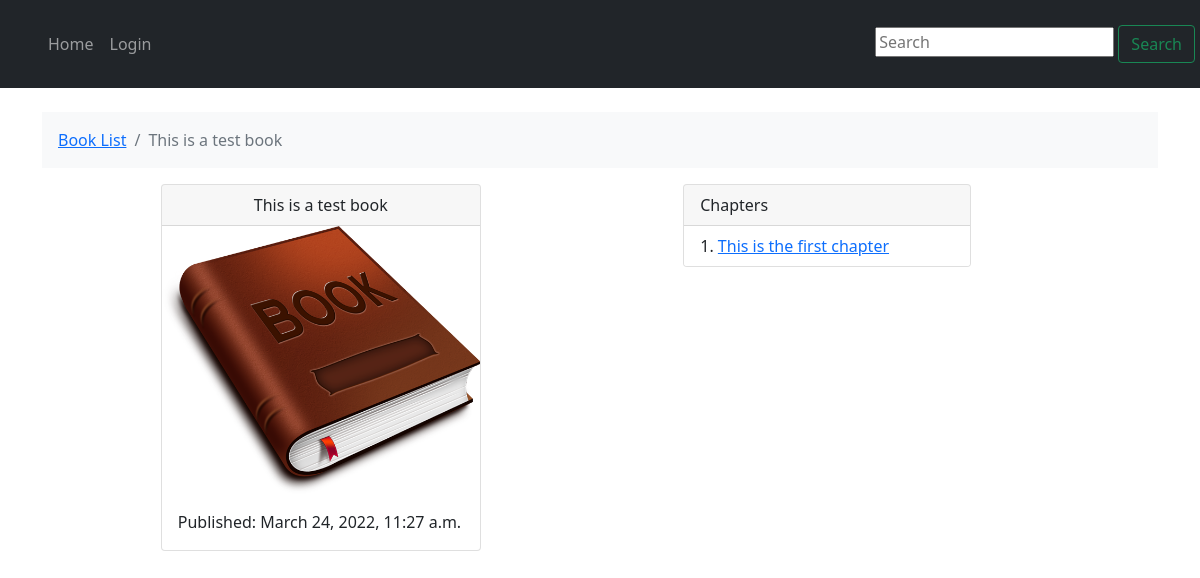
Page /test-book/ on the committed database.
### books/models.py (models this page shows, shortened)
class Book(models.Model):
    authors = models.ManyToManyField(Author)
    title = models.CharField(max_length=100)
    publication_date = models.DateTimeField()
    isbn = models.CharField(max_length=16)
    slug = models.SlugField()
    cover = models.ImageField()
    price = models.FloatField()

class Chapter(models.Model):
    book = models.ForeignKey(Book, on_delete=models.CASCADE)
    chapter_number = models.IntegerField()
    title = models.CharField(max_length=100)
    def get_absolute_url(self):
        return reverse("books:chapter-detail", kwargs={
            "book_slug": self.book.slug,
            'chapter_number': self.chapter_number
        })

### books/views.py (the view)
# urls.py: path('<slug:slug>/', book_detail, name='book-detail'),
def book_detail(request, slug):
    book = get_object_or_404(Book, slug=slug)
    context = {
        'book': book
    }
    return render(request, 'book_detail.html', context)

### templates/book_detail.html
{% extends 'base.html' %}
{% block breadcrumb %}
    <li class="breadcrumb-item" aria-current="page"><a href="{% url 'books:book-list' %}">Book List</a></li>
    <li class="breadcrumb-item active" aria-current="page">{{ book.title }}</li>
{% endblock breadcrumb %}
{% block content %}
    <div class='row'>
        <main class='col-md-3 mx-auto'>
            <div class="card" style="width: 20rem;">
                <div class="card-header text-center">{{ book.title }}</div>
                <img src="{{ book.cover.url }}" class="card-img-top" alt="...">
                <div class="card-body">
                  <p class="card-text">Published: {{ book.publication_date }}</p>
                </div>
            </div>
        </main>
        <aside class='col-md-4 mx-auto'>
            <div class="card" style="width: 18rem;">
                <div class="card-header">
                  Chapters
                </div>
                <ul class="list-group list-group-flush">
                    {% for chapter in book.chapter_set.all %}
                        <li class="list-group-item">{{ chapter.chapter_number }}. <a href="{{ chapter.get_absolute_url }}">{{ chapter.title }}</a></li>
                    {% endfor %}
                </ul>
              </div>
        </aside>
    </div>
{% endblock content %}

### rows in the picture
Book: title "This is a test book", cover (picture), publication_date "March 24, 2022, 11:27 a.m."
Chapter: chapter_number "1", title "This is the first chapter"
